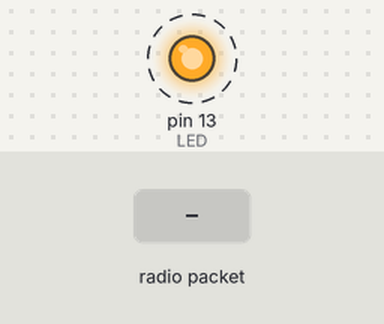
A sketch run on a simulated Arduino Uno, built with avr-gcc and run on an emulated ATmega328P. Shown: output pins drawn as LEDs (lit = HIGH). Dashed ring = blinking. The test bench sets the inputs (shaded band). No radio packets arrive unless stated; pins used as bus, display or sensor lines are not drawn; what the sketch prints to the serial monitor is not drawn.

Above: at 1.37 s.
1.4 s: radio packet "1" arrives
Timing chart, 0 to 10.4 s (numbered marks = the images above; inputs shaded):
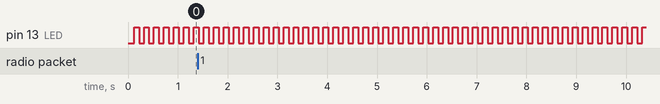

The sketch:

ada_m0_lora_rx.ino
```cpp
// Feather9x_RX
// -*- mode: C++ -*-
// Example sketch showing how to create a simple messaging client (receiver)
// with the RH_RF95 class. RH_RF95 class does not provide for addressing or
// reliability, so you should only use RH_RF95 if you do not need the higher
// level messaging abilities.
// It is designed to work with the other example Feather9x_TX

#include <SPI.h>
#include <RH_RF95.h>

/* for feather32u4
#define RFM95_CS 8
#define RFM95_RST 4
#define RFM95_INT 7
*/

/* for feather m0 */
#define RFM95_CS 8
#define RFM95_RST 4
#define RFM95_INT 3

/* for shield
#define RFM95_CS 10
#define RFM95_RST 9
#define RFM95_INT 7
*/

// Change to 434.0 or other frequency, must match RX's freq!
// #define RF95_FREQ 915.0
#define RF95_FREQ 868.0

// Singleton instance of the radio driver
RH_RF95 rf95(RFM95_CS, RFM95_INT);

// Blinky on receipt
#define LED 13

void setup()
{
  pinMode(LED, OUTPUT);
  pinMode(RFM95_RST, OUTPUT);
  digitalWrite(RFM95_RST, HIGH);

//  while (!Serial);
  Serial.begin(9600);
  delay(100);

  Serial.println("Feather LoRa RX Test!");

  // manual reset
  digitalWrite(RFM95_RST, LOW);
  delay(10);
  digitalWrite(RFM95_RST, HIGH);
  delay(10);

  while (!rf95.init()) {
    Serial.println("LoRa radio init failed");
    while (1);
  }
  Serial.println("LoRa radio init OK!");

  // Defaults after init are 434.0MHz, modulation GFSK_Rb250Fd250, +13dbM
  if (!rf95.setFrequency(RF95_FREQ)) {
    Serial.println("setFrequency failed");
    while (1);
  }
  Serial.print("Set Freq to: "); Serial.println(RF95_FREQ);

  // Defaults after init are 434.0MHz, 13dBm, Bw = 125 kHz, Cr = 4/5, Sf = 128chips/symbol, CRC on

  // The default transmitter power is 13dBm, using PA_BOOST.
  // If you are using RFM95/96/97/98 modules which uses the PA_BOOST transmitter pin, then
  // you can set transmitter powers from 5 to 23 dBm:
  rf95.setTxPower(23, false);
}

void loop()
{
  digitalWrite(LED, HIGH);
  if (rf95.available())
  {
//    Serial.println("Receiving...");
    uint8_t buf[RH_RF95_MAX_MESSAGE_LEN];
    uint8_t len = sizeof(buf);
    if (rf95.recv(buf, &len))
    {
//      Serial.println(buf[1]);
      Serial.println((char*)buf);
//      RH_RF95::printBuffer("Received: ", buf, len);
//      Serial.print("Got: ");
//      Serial.println((char*)buf);
//      Serial.print("Got[0]: ");
//      Serial.println(((char*)buf)[0]);
//      Serial.print("RSSI: ");
//      Serial.println(rf95.lastRssi(), DEC);
    }
  }
  delay(100);
  digitalWrite(LED, LOW);
  delay(100);
}
```

Measured:
- by itself, pin 13 (LED): alternates HIGH for 0.10 s and LOW for 0.10 s
